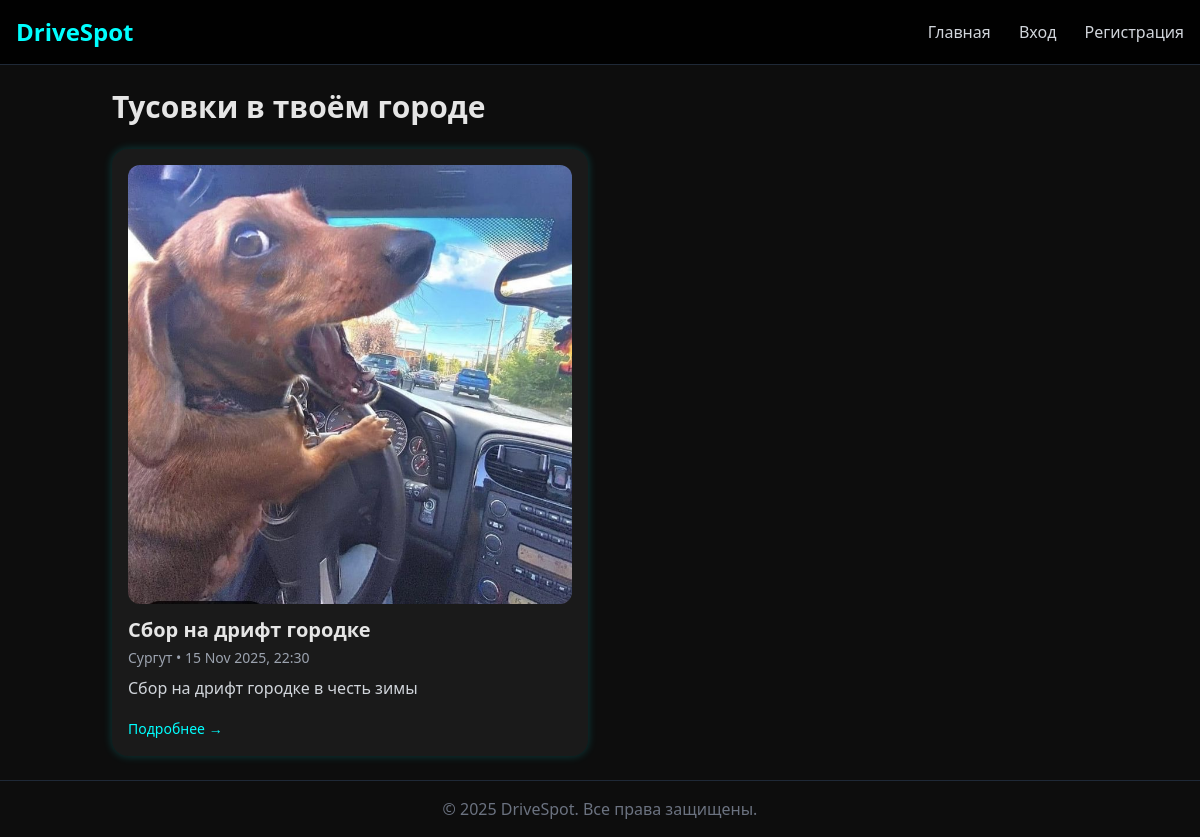
The page / on the database its author committed.
### events/models.py (models this page shows)
class Event(models.Model):
    title = models.CharField(max_length=200)
    description = models.TextField(blank=True)
    city = models.ForeignKey(City, on_delete=models.CASCADE)
    category = models.ForeignKey(Category, on_delete=models.SET_NULL, null=True, blank=True)
    organizer = models.ForeignKey(UserProfile, on_delete=models.CASCADE, related_name='organized_events')
    date = models.DateTimeField()
    location = models.CharField(max_length=255, blank=True)
    cover_image = models.ImageField(upload_to='event_covers/', null=True, blank=True)
    max_participants = models.PositiveIntegerField(null=True, blank=True)
    participants = models.ManyToManyField(UserProfile, related_name='events_participated', blank=True)
    is_public = models.BooleanField(default=True)
    created_at = models.DateTimeField(auto_now_add=True)

### users/models.py (models this page shows, shortened)
class City(models.Model):
    name = models.CharField(max_length=150, unique=True)
    slug = models.SlugField(max_length=160, unique=True)

### events/views.py (the view)
# urls.py: path('', views.index, name='index'),
def index(request):
    if request.user.is_authenticated and hasattr(request.user,'city') and request.user.city:
        events = Event.objects.filter(city=request.user.city).order_by('date')
    else:
        events = Event.objects.all().order_by('date')
    return render(request,'index.html',{'events':events})

### templates/index.html (shortened to what this page needs)
{% extends 'base.html' %}
{% block content %}
<h1 class="text-3xl font-bold mb-6">Тусовки в твоём городе</h1>
<div class="grid md:grid-cols-2 gap-6">
  {% for event in events %}
    <div class="card">
      {% if event.cover_image %}
        <img src="{{ event.cover_image.url }}" alt="{{ event.title }}" class="rounded-xl mb-3">
      {% endif %}
      <h2 class="text-xl font-semibold mb-1">{{ event.title }}</h2>
      <p class="text-gray-400 text-sm mb-2">{{ event.city.name }} • {{ event.date|date:'d M Y, H:i' }}</p>
      <p class="text-gray-300 mb-4 line-clamp-3">{{ event.description|truncatewords:20 }}</p>
      <a href="/{{ event.id }}/" class="text-sm neon">Подробнее →</a>
    </div>
  {% empty %}
    <p class="text-gray-500">Пока нет мероприятий в твоём городе.</p>
  {% endfor %}
</div>
{% endblock %}

### templates/base.html (style rules this page uses)
body { background-color: #0d0d0d; color: #e5e5e5; }
a { transition: color 0.2s ease; }
.neon { color: #00ffff; }
.card { background: #1a1a1a; border-radius: 1rem; padding: 1rem; box-shadow: 0 0 10px #00ffff33; }

### rows shown on the page
Event: cover_image (picture), title "Сбор на дрифт городке", city.name "Сургут", date "15 Nov 2025, 22:30", description "Сбор на дрифт городке в честь зимы"
